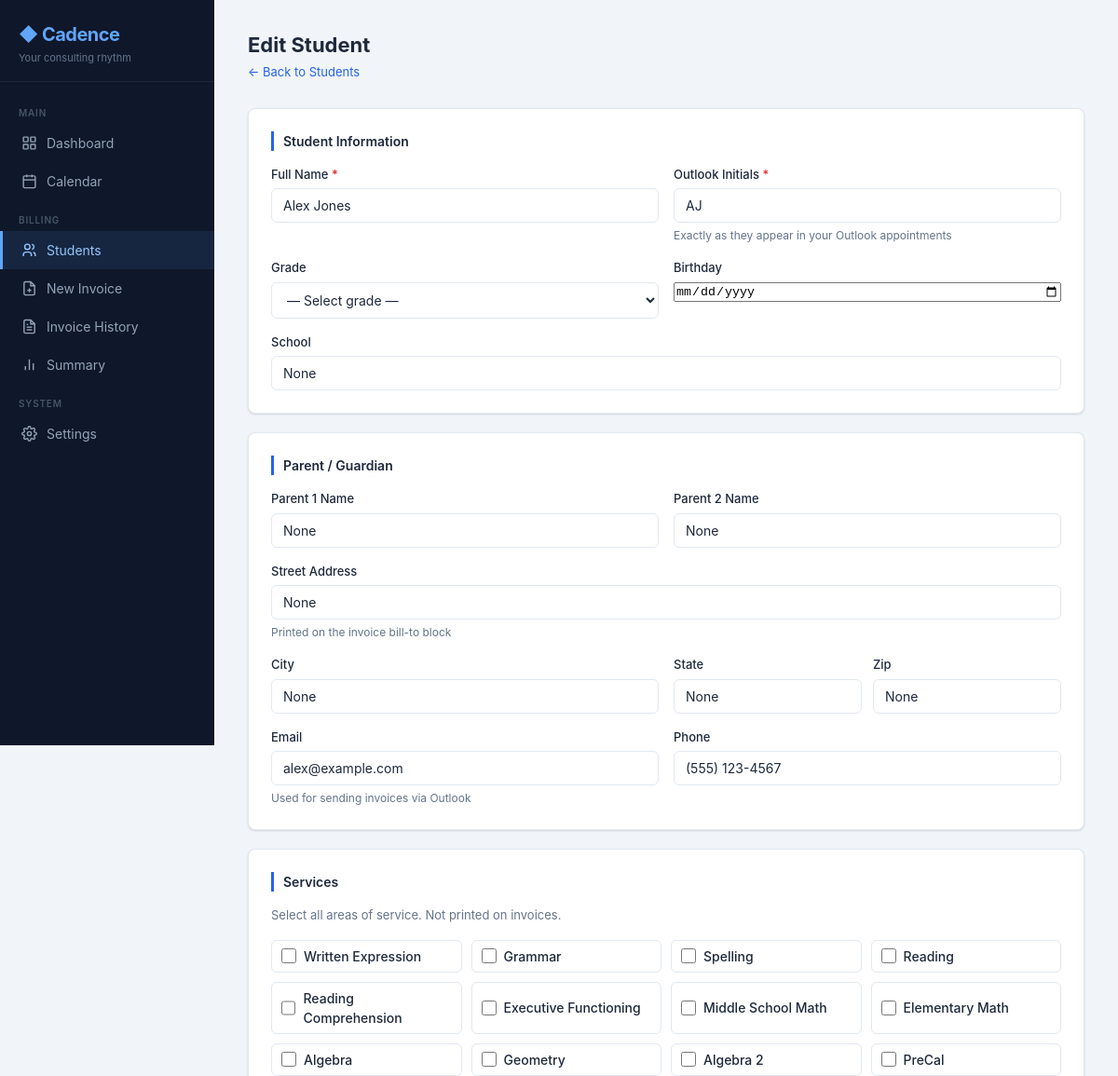
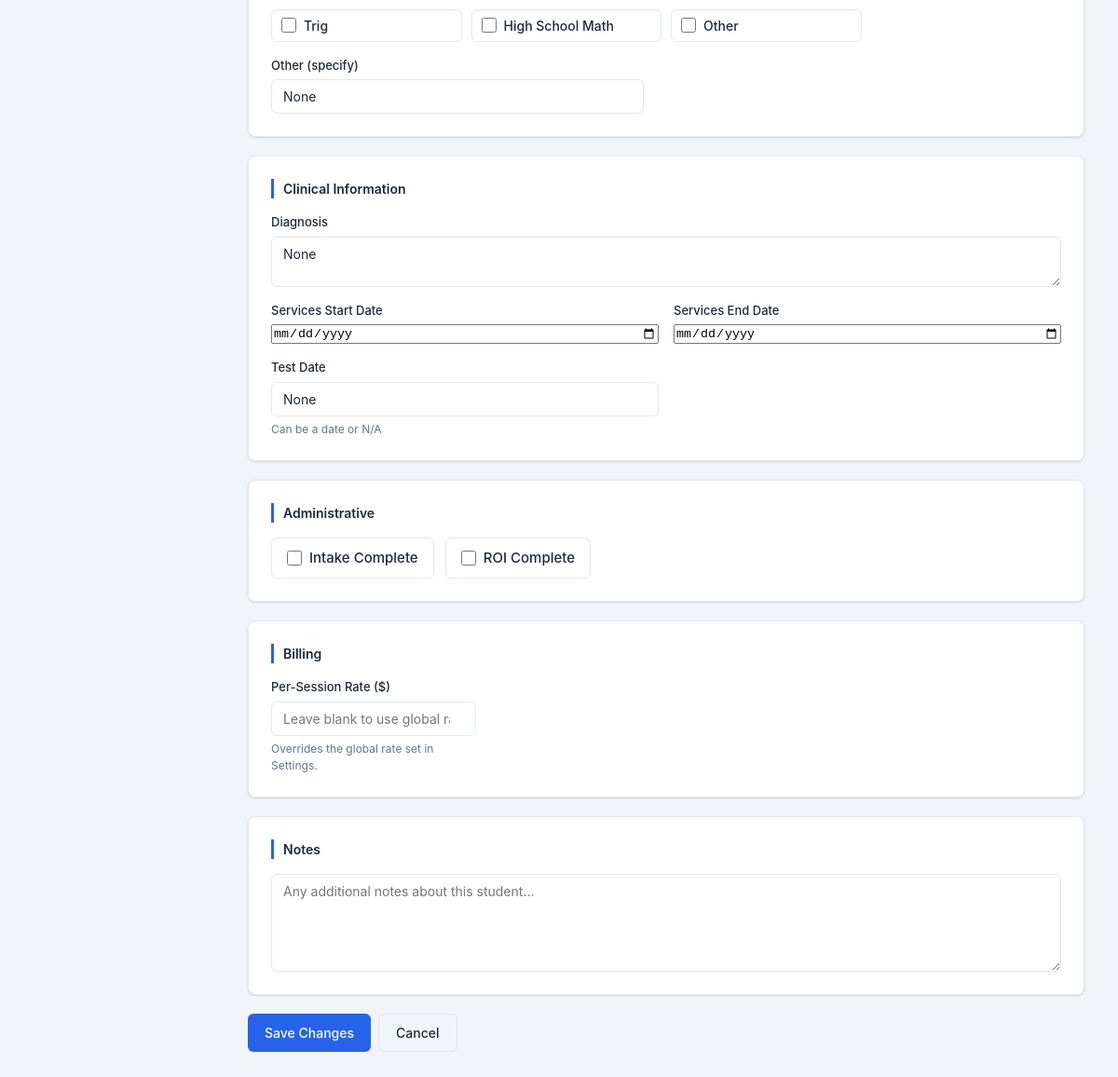
Page /clients/2/edit on the committed database (2 pictures, top to bottom).
### tables this page shows
CREATE TABLE clients (
            id         INTEGER PRIMARY KEY AUTOINCREMENT,
            name       TEXT NOT NULL,
            initials   TEXT NOT NULL,
            email      TEXT,
            phone      TEXT,
            created_at TIMESTAMP DEFAULT CURRENT_TIMESTAMP
        , school TEXT, grade TEXT, birthday TEXT, diagnosis TEXT, services TEXT, services_other TEXT, start_date TEXT, end_date TEXT, test_date TEXT, parent1_name TEXT, parent2_name TEXT, parent_address TEXT, parent_city TEXT, parent_state TEXT, parent_zip TEXT, intake_complete INTEGER DEFAULT 0, roi_complete INTEGER DEFAULT 0, notes TEXT, active INTEGER DEFAULT 1, hourly_rate REAL);

### app.py (the view, shortened to what this page needs)
@app.route('/clients/<int:client_id>/edit', methods=['GET', 'POST'])
def edit_client(client_id):
    if request.method == 'GET':
        student = _enrich_student(get_client(client_id))
        if not student:
            flash('Student not found.', 'error')
            return redirect(url_for('clients'))
        return render_template('student_form.html',
            student=student, services=SERVICES, grades=GRADES)

### app.py (called while the page is built, shortened)
@app.after_request
def _touch_activity(response):
    if not request.path.startswith('/static/'):
        global _last_activity
        with _last_activity_lock:
            _last_activity = time.monotonic()
    return response

def _calculate_age(birthday_str):
    if not birthday_str:
        return None

def _enrich_student(row):
    if row is None:
        return None
    d = dict(row)
    try:
        d['services_list'] = json.loads(d.get('services') or '[]')
    except Exception:
        d['services_list'] = []
    d['age'] = _calculate_age(d.get('birthday'))
    return d

### database.py (called while the page is built)
def get_db():
    conn = sqlite3.connect(DB_PATH)
    conn.row_factory = sqlite3.Row
    conn.execute("PRAGMA foreign_keys = ON")
    return conn

def get_client(client_id):
    conn = get_db()
    row = conn.execute('SELECT * FROM clients WHERE id = ?', (client_id,)).fetchone()
    conn.close()
    return row

### templates/student_form.html (shortened to what this page needs)
{% extends "base.html" %}
{% block content %}
<div class="page-header">
  <div class="page-header-left">
    <h2>{% if student %}Edit Student{% else %}Add Student{% endif %}</h2>
    <p><a href="{{ url_for('clients') }}">← Back to Students</a></p>
  </div>
</div>
<form method="POST" action="{{ url_for('edit_client', client_id=student.id) if student else url_for('add_client') }}">
  <div class="card">
    <div class="card-title">Student Information</div>
    <div class="form-grid">
      <div class="form-group">
        <label for="name">Full Name <span style="color:var(--danger)">*</span></label>
        <input type="text" id="name" name="name"
               value="{{ student.name if student else '' }}" placeholder="Alex Jones" required>
      </div>
      <div class="form-group">
        <label for="initials">Outlook Initials <span style="color:var(--danger)">*</span></label>
        <input type="text" id="initials" name="initials"
               value="{{ student.initials if student else '' }}" placeholder="AJ"
               maxlength="10" style="text-transform:uppercase" required>
        <span class="form-hint">Exactly as they appear in your Outlook appointments</span>
      </div>
      <div class="form-group">
        <label for="grade">Grade</label>
        <select id="grade" name="grade">
          <option value="">— Select grade —</option>
        </select>
      </div>
      <div class="form-group">
        <label for="birthday">Birthday</label>
        <input type="date" id="birthday" name="birthday"
               value="{{ student.birthday if student else '' }}">
      </div>
      <div class="form-group" style="grid-column:1/-1">
        <label for="school">School</label>
        <input type="text" id="school" name="school"
               value="{{ student.school if student else '' }}" placeholder="Westlake High School">
      </div>
    </div>
  </div>
  <div class="card">
    <div class="card-title">Parent / Guardian</div>
    <div class="form-grid">
      <div class="form-group">
        <label for="parent1_name">Parent 1 Name</label>
        <input type="text" id="parent1_name" name="parent1_name"
               value="{{ student.parent1_name if student else '' }}" placeholder="Jane Jones">
      </div>
      <div class="form-group">
        <label for="parent2_name">Parent 2 Name</label>
        <input type="text" id="parent2_name" name="parent2_name"
               value="{{ student.parent2_name if student else '' }}" placeholder="John Jones">
      </div>
      <div class="form-group" style="grid-column:1/-1">
        <label for="parent_address">Street Address</label>
        <input type="text" id="parent_address" name="parent_address"
               value="{{ student.parent_address if student else '' }}" placeholder="123 Main St">
        <span class="form-hint">Printed on the invoice bill-to block</span>
      </div>
      <div class="form-group">
        <label for="parent_city">City</label>
        <input type="text" id="parent_city" name="parent_city"
               value="{{ student.parent_city if student else '' }}" placeholder="Austin">
      </div>
      <div class="form-group" style="display:grid; grid-template-columns:1fr 1fr; gap:12px">
        <div class="form-group">
          <label for="parent_state">State</label>
          <input type="text" id="parent_state" name="parent_state"
                 value="{{ student.parent_state if student else '' }}" placeholder="TX" maxlength="2">
        </div>
        <div class="form-group">
          <label for="parent_zip">Zip</label>
          <input type="text" id="parent_zip" name="parent_zip"
                 value="{{ student.parent_zip if student else '' }}" placeholder="78701">
        </div>
      </div>
      <div class="form-group">
        <label for="email">Email</label>
        <input type="email" id="email" name="email"
               value="{{ student.email if student else '' }}" placeholder="jane@example.com">
        <span class="form-hint">Used for sending invoices via Outlook</span>
      </div>
      <div class="form-group">
        <label for="phone">Phone</label>
        <input type="tel" id="phone" name="phone"
               value="{{ student.phone if student else '' }}" placeholder="(555) 555-5555">
      </div>
    </div>
  </div>
  <div class="card">
    <div class="card-title">Services</div>
    <p class="text-muted mb-4" style="font-size:13px">Select all areas of service. Not printed on invoices.</p>
    <div class="services-grid">
      {% for key, label in services %}
      <label class="check-item">
        <input type="checkbox" name="services" value="{{ key }}"
               {% if student and key in student.services_list %}checked{% endif %}>
        {{ label }}
      </label>
      {% endfor %}
    </div>
    <div class="form-group mt-4" style="max-width:400px">
      <label for="services_other">Other (specify)</label>
      <input type="text" id="services_other" name="services_other"
             value="{{ student.services_other if student else '' }}"
             placeholder="Any additional services">
    </div>
  </div>
  <div class="card">
    <div class="card-title">Clinical Information</div>
    <div class="form-grid">
      <div class="form-group" style="grid-column:1/-1">
        <label for="diagnosis">Diagnosis</label>
        <textarea id="diagnosis" name="diagnosis" rows="2"
                  placeholder="e.g. Dyslexia, ADHD, Dyscalculia">{{ student.diagnosis if student else '' }}</textarea>
      </div>
      <div class="form-group">
        <label for="start_date">Services Start Date</label>
        <input type="date" id="start_date" name="start_date"
               value="{{ student.start_date if student else '' }}">
      </div>
      <div class="form-group">
        <label for="end_date">Services End Date</label>
        <input type="date" id="end_date" name="end_date"
               value="{{ student.end_date if student else '' }}">
      </div>
      <div class="form-group">
        <label for="test_date">Test Date</label>
        <input type="text" id="test_date" name="test_date"
               value="{{ student.test_date if student else '' }}"
               placeholder="e.g. 3/15/2026 or N/A">
        <span class="form-hint">Can be a date or N/A</span>
      </div>
    </div>
  </div>
  <div class="card">
    <div class="card-title">Administrative</div>
    <div class="flex gap-3" style="flex-wrap:wrap">
      <label class="check-item check-item-lg">
        <input type="checkbox" name="intake_complete" value="1"
               {% if student and student.intake_complete %}checked{% endif %}>
        Intake Complete
      </label>
      <label class="check-item check-item-lg">
        <input type="checkbox" name="roi_complete" value="1"
               {% if student and student.roi_complete %}checked{% endif %}>
        ROI Complete
      </label>
    </div>
  </div>
  <div class="card">
    <div class="card-title">Billing</div>
    <div class="form-group" style="max-width:220px">
      <label for="hourly_rate">Per-Session Rate ($)</label>
      <input type="number" id="hourly_rate" name="hourly_rate" min="0" step="0.01"
             value="{{ student.hourly_rate if student and student.hourly_rate else '' }}"
             placeholder="Leave blank to use global rate">
      <span class="form-hint">Overrides the global rate set in Settings.</span>
    </div>
  </div>
  <div class="card">
    <div class="card-title">Notes</div>
    <div class="form-group">
      <textarea id="notes" name="notes" rows="5"
                placeholder="Any additional notes about this student…">{{ student.notes if student and student.notes else '' }}</textarea>
    </div>
  </div>
  <div class="flex gap-2 mb-4">
    <button type="submit" class="btn btn-primary">
      {% if student %}Save Changes{% else %}Add Student{% endif %}
    </button>
    <a href="{{ url_for('clients') }}" class="btn btn-secondary">Cancel</a>
  </div>
</form>
{% endblock %}

### static/css/style.css (style rules this page uses)
:root { --primary: #2563eb; --primary-dk: #1d4ed8; --primary-lt: #eff6ff; --bg: #f1f5f9; --card: #ffffff; --border: #e2e8f0; --text: #1e293b; --muted: #64748b; --success: #16a34a; --success-bg: #dcfce7; --danger: #dc2626; --danger-bg: #fee2e2; --warning: #d97706; --warning-bg: #fef3c7; --sidebar-w: 230px; --radius: 8px; --shadow: 0 1px 3px rgba(0,0,0,.08), 0 1px 2px rgba(0,0,0,.06); }
*, *::before, *::after { box-sizing: border-box; margin: 0; padding: 0; }
body { font-family: -apple-system, BlinkMacSystemFont, 'Segoe UI', Roboto, sans-serif; background: var(--bg); color: var(--text); display: flex; min-height: 100vh; font-size: 15px; line-height: 1.5; }
a { color: var(--primary); text-decoration: none; }
.page-header { display: flex; justify-content: space-between; align-items: flex-start; margin-bottom: 28px; }
.page-header-left h2 { font-size: 22px; font-weight: 700; color: var(--text); }
.page-header-left p { font-size: 13px; color: var(--muted); margin-top: 3px; }
.card { background: var(--card); border: 1px solid var(--border); border-radius: var(--radius); box-shadow: var(--shadow); padding: 24px; margin-bottom: 20px; }
.card-title { font-size: 14px; font-weight: 600; color: var(--text); margin-bottom: 16px; padding-left: 10px; border-left: 3px solid var(--primary); }
.form-grid { display: grid; grid-template-columns: 1fr 1fr; gap: 16px; }
.form-group { display: flex; flex-direction: column; gap: 5px; }
label { font-size: 13px; font-weight: 500; color: var(--text); }
input[type=text], input[type=email], input[type=number], input[type=tel], select, textarea { padding: 9px 12px; border: 1px solid var(--border); border-radius: 6px; font-size: 14px; color: var(--text); background: white; transition: border-color .15s, box-shadow .15s; width: 100%; font-family: inherit; }
.form-hint { font-size: 12px; color: var(--muted); }
.btn { display: inline-flex; align-items: center; justify-content: center; gap: 7px; padding: 9px 18px; border-radius: 6px; font-size: 14px; font-weight: 500; cursor: pointer; border: none; transition: all .15s; text-decoration: none; white-space: nowrap; font-family: inherit; }
.btn-primary { background: var(--primary); color: #fff; }
.btn-secondary { background: #f1f5f9; color: var(--text); border: 1px solid var(--border); }
.flex { display: flex; }
.gap-2 { gap: 8px; }
.gap-3 { gap: 12px; }
.mt-4 { margin-top: 16px; }
.mb-4 { margin-bottom: 16px; }
.text-muted { color: var(--muted); }
.services-grid { display: grid; grid-template-columns: repeat(auto-fill, minmax(180px, 1fr)); gap: 10px; }
.check-item { display: flex; align-items: center; gap: 8px; font-size: 14px; cursor: pointer; padding: 6px 10px; border-radius: 6px; border: 1px solid var(--border); transition: background .12s; }
.check-item input[type=checkbox] { width: 16px; height: 16px; accent-color: var(--primary); cursor: pointer; }
.check-item-lg { padding: 10px 16px; font-size: 15px; }

### rows in the picture
clients: name "Alex Jones", initials "AJ", email "alex@example.com", phone "(555) 123-4567"

### other values in the picture
{{ label }} "Written Expression" "Grammar" "Spelling" "Reading" "Reading Comprehension" "Executive Functioning" "Middle School Math" "Elementary Math" "Algebra" "Geometry" "Algebra 2" "PreCal" "Trig" "High School Math" "Other"
